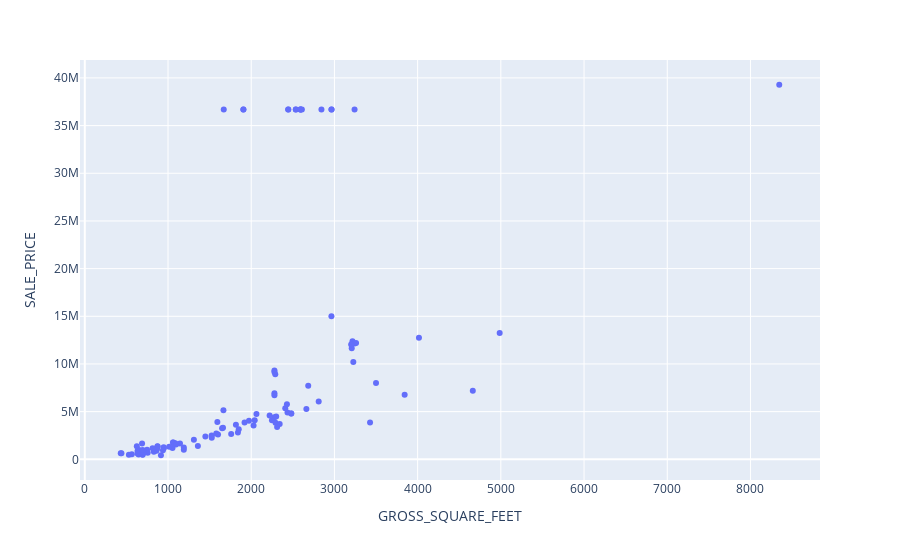

This figure's notebook cell:
### Code cell
fig = px.scatter(tribeca_df, x="GROSS_SQUARE_FEET", y="SALE_PRICE")
iplot(fig)
